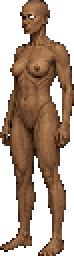
#> input picture assets/source/characters/exilada/body/exilada_body_base_b3b_v4.png, 37 x 128 px (shown 2 times larger)
$ python -i g3s_a_sd15_native_reauthor.py   (imports and definitions only)
#> lines starting #> are read from the running program, lines starting #| are printed output that depends on the picture; after the words box and inside, x2 and y2 are one past the last pixel; in counts of white or black regions, pixels touching at a corner belong together
from __future__ import annotations

import argparse
import hashlib
import json
import shutil
import time
import urllib.request
from pathlib import Path

from PIL import Image, ImageChops, ImageDraw, ImageFilter, ImageStat

W, H, HERO = 640, 360, 128
BG = (18, 18, 22)
CHECKPOINT = "v1-5-pruned-emaonly.safetensors"
LORA = "pixel-art-sd15.safetensors"
REVISION = "SD15_NATIVE_PIXEL_REAUTHOR_V1"

PROMPT = """pixel art sprite, full body adult woman, same subject and design as the input image, lean resilient anatomy, olive brown skin, severe face silhouette, extremely long heavy black hair, minimal degraded asymmetric beige cloth, wrist and ankle shackles, barefoot, no weapon, lateral slight three-quarter gameplay view facing right, exactly one head, one torso, two arms, two hands, two legs, two feet, deliberate connected pixel clusters, hard pixel edges, restrained palette, crisp material separation, empty solid dark background, game sprite"""

NEGATIVE = """extra limb, third leg, extra foot, duplicated hand, missing limb, fused limb, malformed anatomy, weapon, shoes, boots, floor, scenery, shadow, text, UI, frame, photorealistic, 3d render, smooth gradients, painterly, soft focus, anti-aliased edges, blurry, noisy, dithering, jpeg artifacts"""


# [39 lines left out: functions sha256, http_json, choice_values, validate_schema, not called in this run]


def estimate_background(im: Image.Image):
    px = im.load()
    samples = []
    w, h = im.size
    for y in range(0, min(32, h)):
        for x in range(0, min(32, w)):
            samples.append(px[x, y])
            samples.append(px[w - 1 - x, y])
            samples.append(px[x, h - 1 - y])
            samples.append(px[w - 1 - x, h - 1 - y])
    samples.sort(key=lambda p: sum(p))
    mid = samples[len(samples) // 2]
    return tuple(int(v) for v in mid)


def subject_bbox(im: Image.Image):
    bg = estimate_background(im)
    bgim = Image.new("RGB", im.size, bg)
    diff = ImageChops.difference(im, bgim).convert("L")
    mask = diff.point(lambda p: 255 if p >= 10 else 0)
    mask = mask.filter(ImageFilter.MaxFilter(5))
    bbox = mask.getbbox()
    if not bbox:
        raise RuntimeError("Could not segment Qwen control subject from background")
    x0, y0, x1, y1 = bbox
    pad = 10
    return (
        max(0, x0 - pad), max(0, y0 - pad),
        min(im.width, x1 + pad), min(im.height, y1 + pad),
    )


def make_reauthor_guide(control_path: Path, out_path: Path):
#> called with out_path = 'out.png'
    src = Image.open(control_path).convert("RGB")
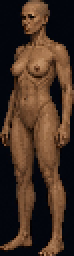
#> src: PIL image 37x128 RGB (shown 2 times larger); mean R, G, B 69.3, 48.4, 35.4
    bbox = subject_bbox(src)
#> after the loop in estimate_background, `for y in range(0, min(32, h)):`: samples = 4096 items, first 6: (2, 5, 12), (2, 5, 12), (2, 5, 12), (3, 6, 13), (2, 5, 12), (2, 5, 12)
#> in estimate_background, `mid = samples[len(samples) // 2]`: mid = (3, 6, 15)
#> in subject_bbox, `bgim = Image.new("RGB", im.size, bg)`:
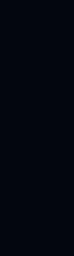
#> bgim: PIL image 37x128 RGB (shown 2 times larger); mean R, G, B 3, 6, 15
#> in subject_bbox, `diff = ImageChops.difference(im, bgim).convert("L")`:
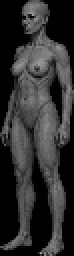
#> diff: PIL image 37x128 L (shown 2 times larger); min 0, max 157, mean 47.9
#> in subject_bbox, `mask = diff.point(lambda p: 255 if p >= 10 else 0)`:
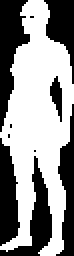
#> mask: PIL image 37x128 L (shown 2 times larger); 56.7% white; 10 black regions (4 under 20 px), largest, box (x1, y1, x2, y2) and area: (0, 0, 15, 66) 504, (0, 78, 26, 128) 399, (0, 69, 10, 123) 381, (28, 52, 37, 128) 360, (22, 0, 37, 42) 321, (25, 38, 31, 61) 79
#> in subject_bbox, `mask = mask.filter(ImageFilter.MaxFilter(5))`:
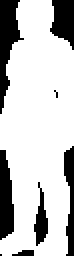
#> mask: PIL image 37x128 L (shown 2 times larger); 76.6% white; 8 black regions (2 under 20 px), largest, box (x1, y1, x2, y2) and area: (0, 0, 12, 57) 322, (0, 75, 7, 120) 245, (25, 0, 37, 25) 213, (32, 73, 37, 128) 182, (17, 91, 24, 123) 116, (6, 125, 17, 128) 25
#> in subject_bbox, `bbox = mask.getbbox()`: bbox = (0, 0, 37, 128)
#> in subject_bbox, `x0, y0, x1, y1 = bbox`: x0 = 0; x1 = 37; y1 = 128
#> bbox = (0, 0, 37, 128)
    crop = src.crop(bbox)
    scale = HERO / max(1, crop.height)
#> scale = 1
    nw = max(1, round(crop.width * scale))
#> nw = 37
    resized = crop.resize((nw, HERO), Image.Resampling.LANCZOS)
    canvas = Image.new("RGB", (W, H), BG)
    x = W // 2 - nw // 2
#> x = 302
    y = 116
    canvas.paste(resized, (x, y))
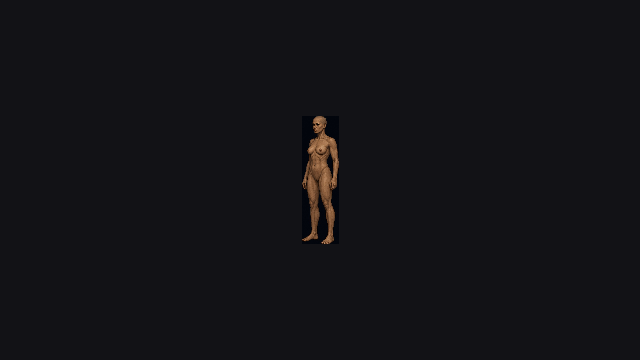
#> canvas: PIL image 640x360 RGB; mean R, G, B 19.1, 18.6, 22.3
    canvas.save(out_path, "PNG")
    return {"source_size": list(src.size), "source_bbox": list(bbox), "guide_subject_size": [nw, HERO], "guide_xy": [x, y]}


# [181 lines left out: functions graph, wait_history, saved_image, raw_metrics, quantize_same_raster, make_sheet and 1 more, not called in this run]


# [2 lines not run here, left out]

>>> result = make_reauthor_guide('../../assets/source/characters/exilada/body/exilada_body_base_b3b_v4.png', 'out.png')
#> result = {'source_size': [37, 128], 'source_bbox': [0, 0, 37, 128], 'guide_subject_size': [37, 128], 'guide_xy': [302, 116]}
